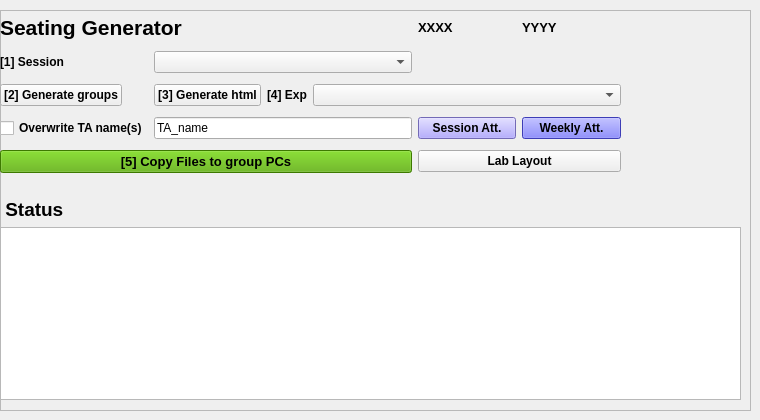
    <widget class="QWidget" name="tab_main">
     <attribute name="title">
      <string>Main</string>
     </attribute>
     <widget class="QFrame" name="frame">
      <property name="geometry">
       <rect>
        <x>0</x>
        <y>10</y>
        <width>751</width>
        <height>401</height>
       </rect>
      </property>
      <property name="font">
       <font>
        <family>Arial</family>
       </font>
      </property>
      <property name="frameShape">
       <enum>QFrame::StyledPanel</enum>
      </property>
      <property name="frameShadow">
       <enum>QFrame::Raised</enum>
      </property>
      <widget class="QWidget" name="gridLayoutWidget_2">
       <property name="geometry">
        <rect>
         <x>0</x>
         <y>0</y>
         <width>621</width>
         <height>171</height>
        </rect>
       </property>
       <layout class="QGridLayout" name="gridLayout_top">
        <item row="6" column="0">
         <widget class="QCheckBox" name="checkBox_TAname_overwrite">
          <property name="font">
           <font>
            <pointsize>9</pointsize>
            <weight>75</weight>
            <bold>true</bold>
           </font>
          </property>
          <property name="text">
           <string>Overwrite TA name(s)</string>
          </property>
         </widget>
        </item>
        <item row="8" column="0" colspan="4">
         <widget class="QPushButton" name="pushButton_copyfiles">
          <property name="sizePolicy">
           <sizepolicy hsizetype="Preferred" vsizetype="Fixed">
            <horstretch>0</horstretch>
            <verstretch>0</verstretch>
           </sizepolicy>
          </property>
          <property name="font">
           <font>
            <family>Arial</family>
            <pointsize>10</pointsize>
            <weight>75</weight>
            <bold>true</bold>
           </font>
          </property>
          <property name="styleSheet">
           <string notr="true">background-color: rgb(85, 170, 0);</string>
          </property>
          <property name="text">
           <string>[5] Copy Files to group PCs</string>
          </property>
         </widget>
        </item>
        <item row="5" column="0">
         <widget class="QPushButton" name="pushButton_grouping">
          <property name="sizePolicy">
           <sizepolicy hsizetype="Fixed" vsizetype="Preferred">
            <horstretch>0</horstretch>
            <verstretch>0</verstretch>
           </sizepolicy>
          </property>
          <property name="font">
           <font>
            <family>Arial</family>
            <pointsize>9</pointsize>
            <weight>75</weight>
            <bold>true</bold>
           </font>
          </property>
          <property name="text">
           <string>[2] Generate groups</string>
          </property>
         </widget>
        </item>
        <item row="5" column="2">
         <widget class="QLabel" name="label_6">
          <property name="sizePolicy">
           <sizepolicy hsizetype="Fixed" vsizetype="Preferred">
            <horstretch>0</horstretch>
            <verstretch>0</verstretch>
           </sizepolicy>
          </property>
          <property name="font">
           <font>
            <pointsize>9</pointsize>
            <weight>75</weight>
            <bold>true</bold>
           </font>
          </property>
          <property name="text">
           <string>[4] Exp</string>
          </property>
         </widget>
        </item>
        <item row="5" column="3" colspan="3">
         <widget class="QComboBox" name="comboBox_exp_id"/>
        </item>
        <item row="6" column="4">
         <widget class="QPushButton" name="pushButton_att">
          <property name="font">
           <font>
            <pointsize>9</pointsize>
            <weight>75</weight>
            <bold>true</bold>
           </font>
          </property>
          <property name="styleSheet">
           <string notr="true">background-color: rgb(161, 149, 255)</string>
          </property>
          <property name="text">
           <string>Session Att.</string>
          </property>
         </widget>
        </item>
        <item row="6" column="1" colspan="3">
         <widget class="QLineEdit" name="lineEdit_TAname">
          <property name="text">
           <string>TA_name</string>
          </property>
         </widget>
        </item>
        <item row="5" column="1">
         <widget class="QPushButton" name="pushButton_htmlgen">
          <property name="sizePolicy">
           <sizepolicy hsizetype="Preferred" vsizetype="Fixed">
            <horstretch>0</horstretch>
            <verstretch>0</verstretch>
           </sizepolicy>
          </property>
          <property name="font">
           <font>
            <family>Arial</family>
            <pointsize>9</pointsize>
            <weight>75</weight>
            <bold>true</bold>
           </font>
          </property>
          <property name="text">
           <string>[3] Generate html</string>
          </property>
         </widget>
        </item>
        <item row="4" column="1" colspan="3">
         <widget class="QComboBox" name="comboBox_session">
          <property name="sizePolicy">
           <sizepolicy hsizetype="Minimum" vsizetype="Fixed">
            <horstretch>0</horstretch>
            <verstretch>0</verstretch>
           </sizepolicy>
          </property>
         </widget>
        </item>
        <item row="8" column="4" colspan="2">
         <widget class="QPushButton" name="pushButton_labLayout">
          <property name="font">
           <font>
            <pointsize>9</pointsize>
            <weight>75</weight>
            <bold>true</bold>
           </font>
          </property>
          <property name="text">
           <string>Lab Layout</string>
          </property>
         </widget>
        </item>
        <item row="4" column="0">
         <widget class="QLabel" name="label_15">
          <property name="sizePolicy">
           <sizepolicy hsizetype="Fixed" vsizetype="Preferred">
            <horstretch>0</horstretch>
            <verstretch>0</verstretch>
           </sizepolicy>
          </property>
          <property name="font">
           <font>
            <pointsize>9</pointsize>
            <weight>75</weight>
            <bold>true</bold>
           </font>
          </property>
          <property name="text">
           <string>[1] Session</string>
          </property>
         </widget>
        </item>
        <item row="6" column="5">
         <widget class="QPushButton" name="pushButton_Watt">
          <property name="font">
           <font>
            <pointsize>9</pointsize>
            <weight>75</weight>
            <bold>true</bold>
           </font>
          </property>
          <property name="styleSheet">
           <string notr="true">background-color: rgb(85, 85, 255)</string>
          </property>
          <property name="text">
           <string>Weekly Att.</string>
          </property>
         </widget>
        </item>
        <item row="0" column="0" colspan="4">
         <widget class="QLabel" name="label_5">
          <property name="sizePolicy">
           <sizepolicy hsizetype="Preferred" vsizetype="Fixed">
            <horstretch>0</horstretch>
            <verstretch>0</verstretch>
           </sizepolicy>
          </property>
          <property name="font">
           <font>
            <pointsize>16</pointsize>
            <weight>75</weight>
            <bold>true</bold>
           </font>
          </property>
          <property name="text">
           <string>Seating Generator</string>
          </property>
         </widget>
        </item>
        <item row="0" column="4">
         <widget class="QLabel" name="course_label">
          <property name="font">
           <font>
            <pointsize>10</pointsize>
            <weight>75</weight>
            <bold>true</bold>
           </font>
          </property>
          <property name="text">
           <string>XXXX</string>
          </property>
         </widget>
        </item>
        <item row="0" column="5">
         <widget class="QLabel" name="location_label">
          <property name="font">
           <font>
            <pointsize>10</pointsize>
            <weight>75</weight>
            <bold>true</bold>
           </font>
          </property>
          <property name="text">
           <string>YYYY</string>
          </property>
         </widget>
        </item>
       </layout>
      </widget>
      <widget class="QLabel" name="label_2">
       <property name="geometry">
        <rect>
         <x>640</x>
         <y>10</y>
         <width>101</width>
         <height>151</height>
        </rect>
       </property>
       <property name="text">
        <string/>
       </property>
       <property name="pixmap">
        <pixmap>yorklogo.png</pixmap>
       </property>
       <property name="scaledContents">
        <bool>true</bool>
       </property>
      </widget>
      <widget class="QWidget" name="gridLayoutWidget">
       <property name="geometry">
        <rect>
         <x>0</x>
         <y>179</y>
         <width>741</width>
         <height>211</height>
        </rect>
       </property>
       <layout class="QGridLayout" name="gridLayout_buttom" rowstretch="1,2,20" rowminimumheight="0,0,0">
        <item row="2" column="0">
         <widget class="QTextBrowser" name="statusbox"/>
        </item>
        <item row="1" column="0">
         <widget class="QLabel" name="label_4">
          <property name="font">
           <font>
            <pointsize>14</pointsize>
            <weight>75</weight>
            <bold>true</bold>
           </font>
          </property>
          <property name="text">
           <string> Status</string>
          </property>
         </widget>
        </item>
        <item row="0" column="0">
         <spacer name="verticalSpacer">
          <property name="orientation">
           <enum>Qt::Vertical</enum>
          </property>
          <property name="sizeHint" stdset="0">
           <size>
            <width>20</width>
            <height>10</height>
           </size>
          </property>
         </spacer>
        </item>
       </layout>
      </widget>
     </widget>
    </widget>
